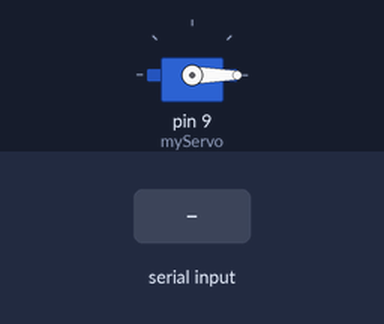
Bench run of a sketch on a simulated Arduino Uno, built with avr-gcc and run on an emulated ATmega328P. On the bench: servo. Inputs (shaded band) come from the test bench. What the sketch prints to the serial monitor is not drawn.

Above: at 1.2 s.
1.3 s: "90,45\n" received over Serial
At 1.6 s:
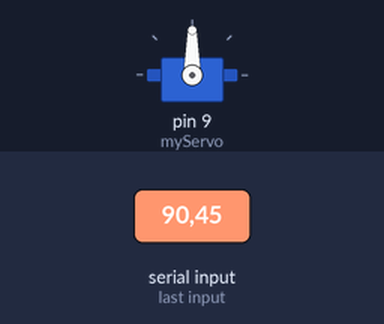
2.8 s: "30,150\n" received over Serial
At 4.0 s:
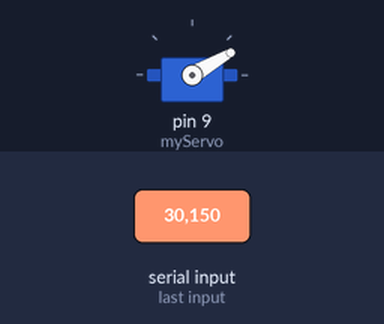
4.3 s: "200\n" received over Serial
At 5.1 s:
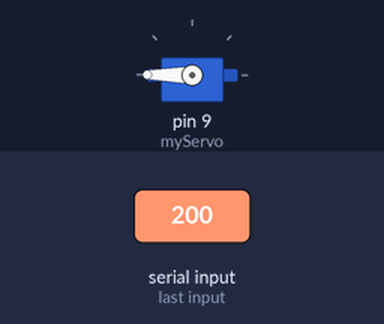
5.8 s: "90\n" received over Serial
At 6.2 s:
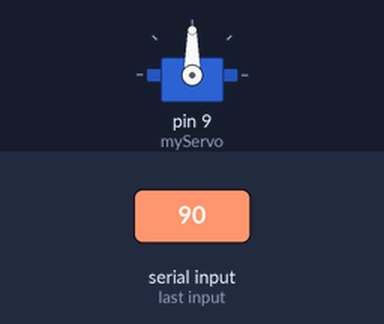
Timing chart, 0 to 8.3 s (numbered marks = the images above; inputs shaded):
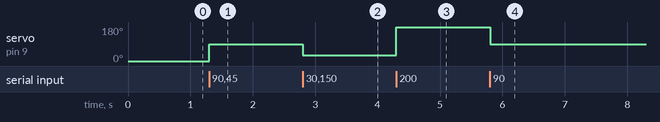

Measured:
- after the input at 1.3 s, servo on pin 9 (myServo): 0° → 90° at once
- after the input at 2.8 s, servo on pin 9 (myServo): 90° → 30° at once
- after the input at 4.3 s, servo on pin 9 (myServo): 30° → 180° at once
- after the input at 5.8 s, servo on pin 9 (myServo): 180° → 90° at once

The sketch:

Arduino_Csharp_Serial_Communication_Control_a_Servo.ino
```cpp
#include <Servo.h>

Servo myServo;

char c;
String dataIn;
int degree;

void setup() {
  // put your setup code here, to run once:
    Serial.begin(57600);
    Serial.println("Control a Servo");

    myServo.attach(9);
}

void loop() {
  // put your main code here, to run repeatedly:

    Receive_Serial_Data();
    myServo.write(degree);
}
///////////////////////////////////////////////////////////////////////////////////////////////////////////////////////////////////////////////////////////////////

void Receive_Serial_Data()
{
    while(Serial.available()>0)
      {
          c = Serial.read();
          if(c=='\n') {break;}
          else        {dataIn+=c;}
      }
     if(c=='\n')
      {
          degree = dataIn.toInt();
          c=0;
          dataIn="";
      }
}
```
